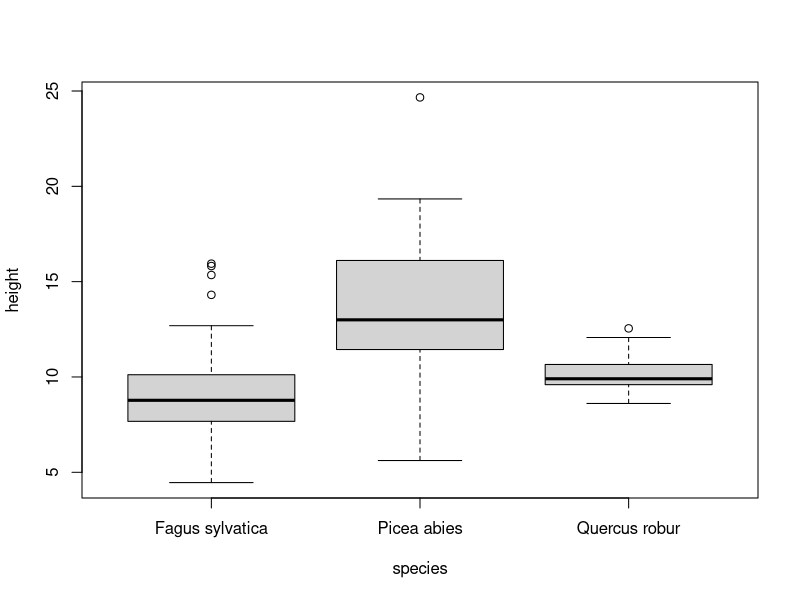
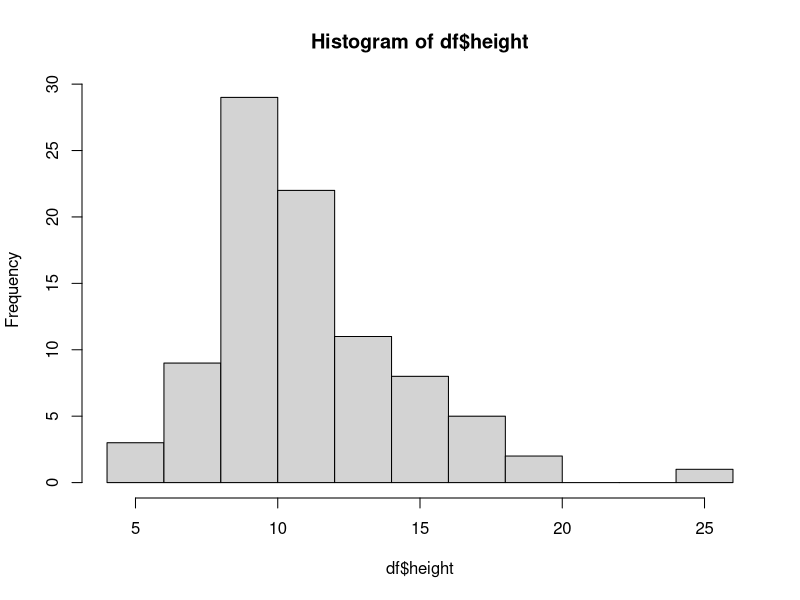

The R script that drew these images, in order:
set.seed(1234)
height <- c(rnorm(30, 15, 4), rnorm(30, 11, 3), rnorm(30, 10, 1))
species <- as.factor(c(rep("Picea abies", 30), rep("Fagus sylvatica", 30), rep("Quercus robur", 30)))
df <- data.frame(height, species)
summary(df)

boxplot(height~species, data = df)
hist(df$height)
